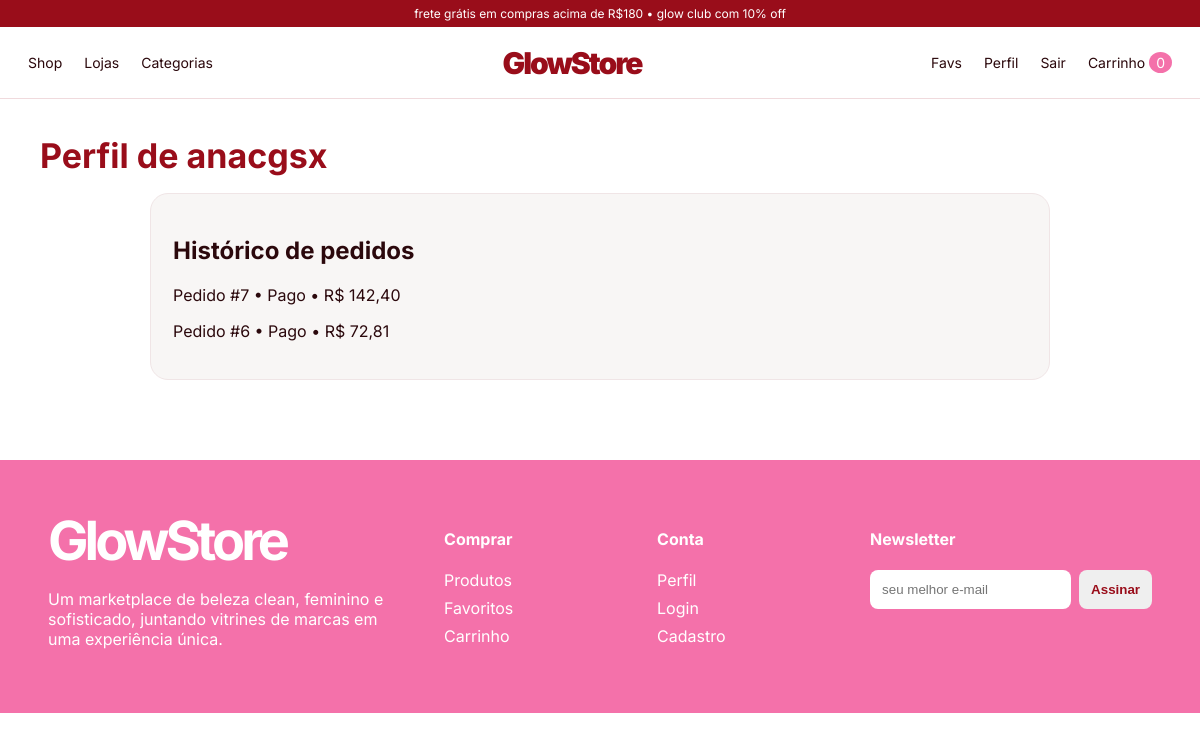
Before: /perfil/ (signed in) with the older database file.
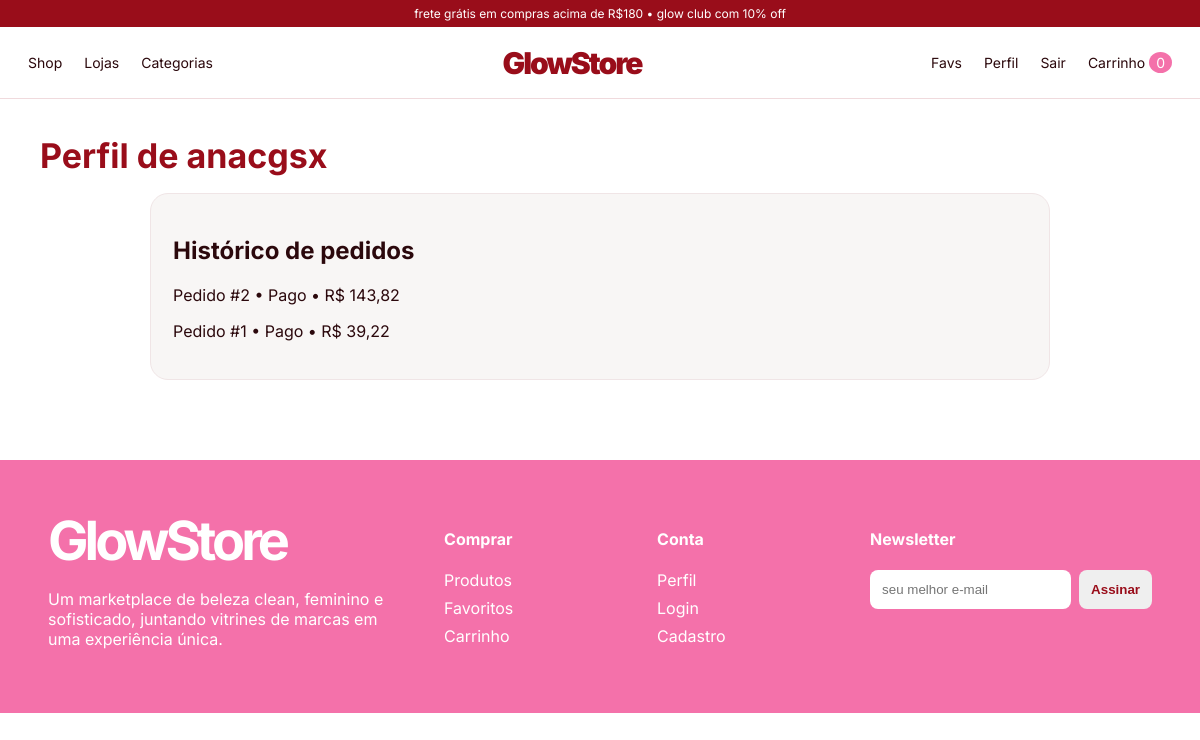
After: the same page with the newer database file.
### store/models.py (models this page shows, shortened)
class Order(models.Model):
    STATUS_CHOICES = [
        ('created', 'Criado'),
        ('paid', 'Pago'),
        ('preparing', 'Preparando'),
        ('sent', 'Enviado'),
    ]
    user = models.ForeignKey(User, on_delete=models.CASCADE, related_name='orders')
    full_name = models.CharField(max_length=120)
    address = models.CharField(max_length=220)
    payment_method = models.CharField(max_length=30)
    shipping_method = models.CharField(max_length=30)
    subtotal = models.DecimalField(max_digits=8, decimal_places=2, default=Decimal('0.00'))
    shipping_total = models.DecimalField(max_digits=8, decimal_places=2, default=Decimal('0.00'))
    discount_total = models.DecimalField(max_digits=8, decimal_places=2, default=Decimal('0.00'))
    total = models.DecimalField(max_digits=8, decimal_places=2, default=Decimal('0.00'))
    status = models.CharField(max_length=20, choices=STATUS_CHOICES, default='created')
    created_at = models.DateTimeField(auto_now_add=True)

### store/views.py (the view)
# urls.py: path('perfil/', views.profile, name='profile'),
@login_required
def profile(request):
    orders = request.user.orders.order_by('-created_at')
    return render(request, 'store/profile.html', {'orders': orders})

### store/context_processors.py (called while the page is built)
def cart_counter(request):
    return {'cart_count': CartSession(request).count() if hasattr(request, 'session') else 0}

### store/patterns.py (called while the page is built)
    def __new__(cls, request):
        key = id(request)
        if key not in cls._instances:
            cls._instances[key] = super().__new__(cls)
        return cls._instances[key]

    def count(self) -> int:
        return sum(self.cart.values())

### store/templates/store/profile.html (shortened to what this page needs)
{% extends 'store/base.html' %}
{% block content %}
<section class="page-title"><h1>Perfil de {{ user.username }}</h1></section>
<div class="order-card"><h2>Histórico de pedidos</h2>{% for order in orders %}<p><a href="{% url 'order_detail' order.id %}">Pedido #{{ order.id }}</a> • {{ order.get_status_display }} • R$ {{ order.total }}</p>{% empty %}<p>Você ainda não fez pedidos.</p>{% endfor %}</div>
{% endblock %}

Changed rows visible on the page:
removed Order: id "7", status "Pago", total "142,40"
removed Order: id "6", status "Pago", total "72,81"
added Order: id "2", status "Pago", total "143,82"
added Order: id "1", status "Pago", total "39,22"
